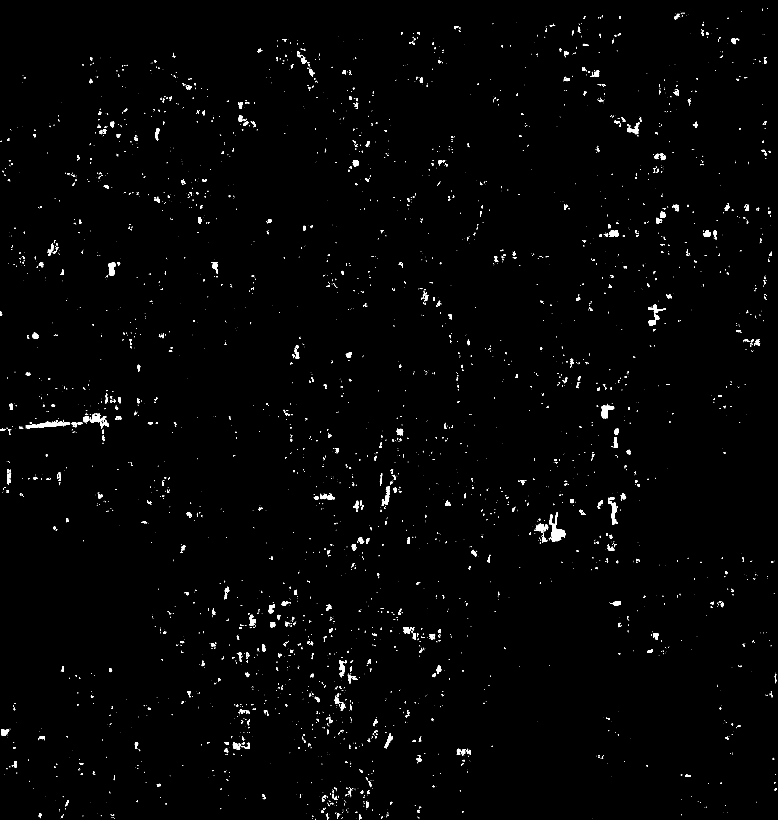
#> input picture Upred50perc.tif, 3888 x 4096 px (shown at 1/5 size)
$ python -i polygonize.py   (imports and definitions only)
#> lines starting #> are read from the running program, lines starting #| are printed output that depends on the picture; after the words box and inside, x2 and y2 are one past the last pixel; in counts of white or black regions, pixels touching at a corner belong together
#> further down, picture is the input picture: shape (4096, 3888, 3); 0.88% white; 4002 white regions (2935 under 20 px), largest, box (x1, y1, x2, y2) and area: (2746, 2561, 2828, 2709) 4370, (3040, 2487, 3087, 2624) 2264, (3243, 1520, 3328, 1630) 2238
# -*- coding: utf-8 -*-
"""
Created on Wed Aug 26 12:53:35 2020

@author: Jon
"""

import cv2
import numpy as np
import math
import matplotlib.pyplot as plt

##############################################
# 00 Thresholding, edges, lines and shapes
##############################################

# Edges from gradient
# [7 lines left out: function extractEdges, not called in this run]

# Skeleton
def findSkel(im):
    skeleton = np.zeros(im.shape,np.uint8)
    eroded = np.zeros(im.shape,np.uint8)
    temp = np.zeros(im.shape,np.uint8)

    _,thresh = cv2.threshold(im,127,255,0)

    kernel = cv2.getStructuringElement(cv2.MORPH_CROSS,(3,3))

    iters = 0
    while(True):
        cv2.erode(thresh, kernel, eroded)
        cv2.dilate(eroded, kernel, temp)
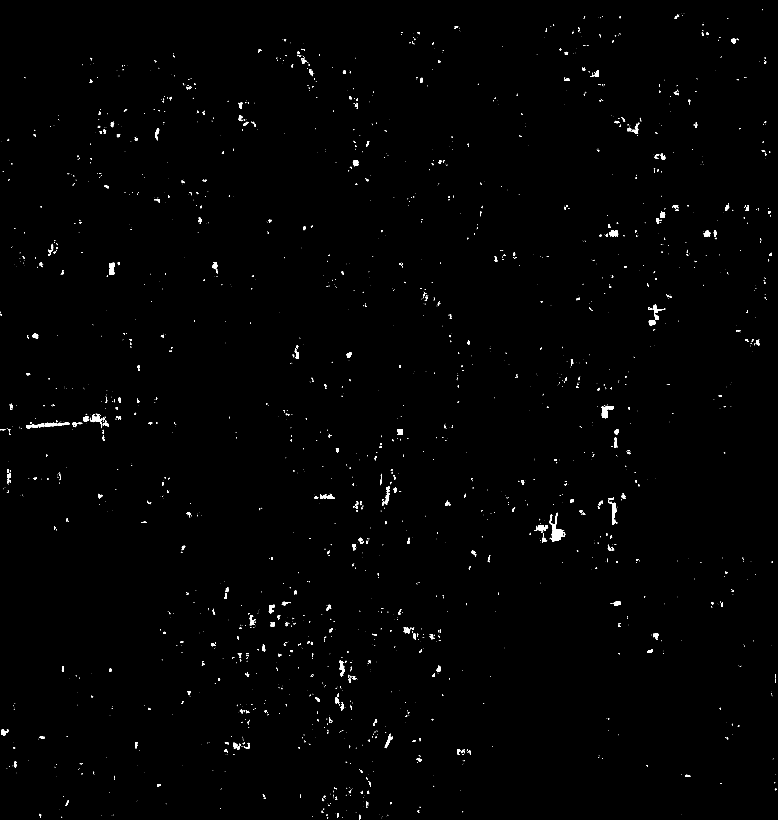
#> eroded: shape (4096, 3888, 3) (shown at 1/5 size); 0.51% white; 2139 white regions (1552 under 20 px), largest, box (x1, y1, x2, y2) and area: (2748, 2563, 2821, 2708) 3545, (3009, 2029, 3070, 2091) 1897, (3041, 2488, 3086, 2623) 1773
        cv2.subtract(thresh, temp, temp)
        cv2.bitwise_or(skeleton, temp, skeleton)
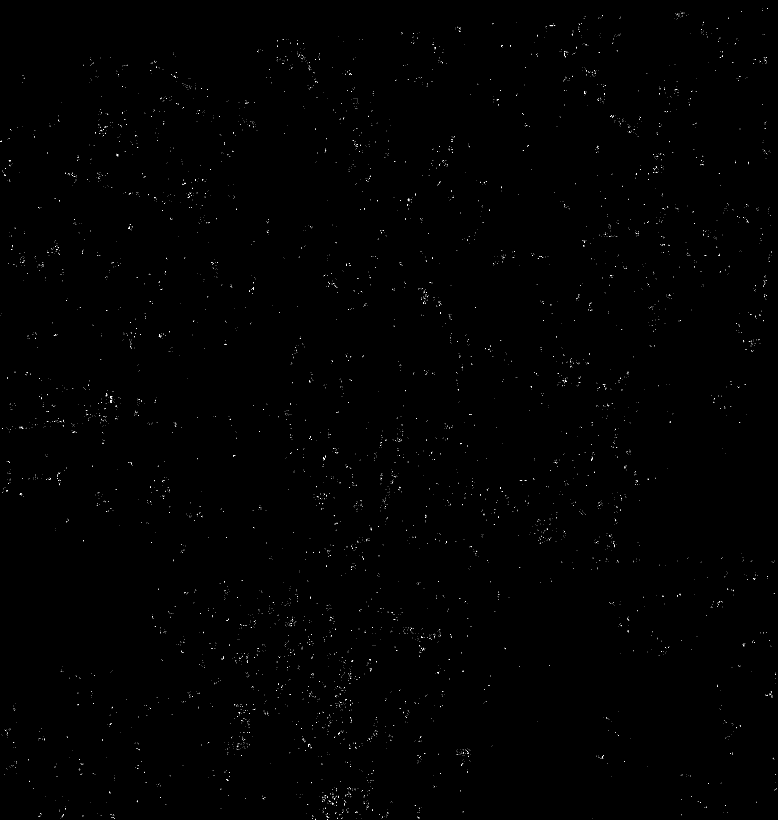
#> skeleton: shape (4096, 3888, 3) (shown at 1/5 size); 0.1% white in thin lines or dots
        thresh, eroded = eroded, thresh # Swap instead of copy

        iters += 1
#> (the run stopped early here; a loop or call above may not have finished)
